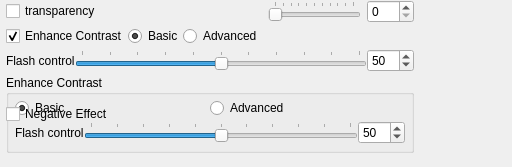
<?xml version="1.0" encoding="UTF-8"?>
<ui version="4.0">
 <class>toolbar_rendertransparencygroup</class>
 <widget class="QWidget" name="toolbar_rendertransparencygroup">
  <property name="geometry">
   <rect>
    <x>0</x>
    <y>0</y>
    <width>512</width>
    <height>167</height>
   </rect>
  </property>
  <property name="windowTitle">
   <string>Render Transparency Group</string>
  </property>
  <layout class="QGridLayout" name="gridLayout">
   <property name="leftMargin">
    <number>6</number>
   </property>
   <property name="topMargin">
    <number>0</number>
   </property>
   <property name="rightMargin">
    <number>6</number>
   </property>
   <property name="bottomMargin">
    <number>0</number>
   </property>
   <property name="verticalSpacing">
    <number>3</number>
   </property>
   <item row="3" column="0" colspan="3">
    <widget class="QGroupBox" name="groupBox_flash">
     <property name="title">
      <string>Enhance Contrast</string>
     </property>
     <layout class="QGridLayout" name="gridLayoutFlash">
      <property name="leftMargin">
       <number>6</number>
      </property>
      <property name="topMargin">
       <number>3</number>
      </property>
      <property name="rightMargin">
       <number>6</number>
      </property>
      <property name="bottomMargin">
       <number>6</number>
      </property>
      <property name="horizontalSpacing">
       <number>6</number>
      </property>
      <property name="verticalSpacing">
       <number>3</number>
      </property>
      <item row="0" column="0">
       <layout class="QHBoxLayout" name="horizontalLayoutFlashRadios">
        <item>
         <widget class="QRadioButton" name="basicEnhanceContrastRadioButton">
          <property name="text">
           <string>Basic</string>
          </property>
          <property name="checked">
           <bool>true</bool>
          </property>
         </widget>
        </item>
        <item>
         <widget class="QRadioButton" name="advEnhanceContrastRadioButton">
          <property name="text">
           <string>Advanced</string>
          </property>
         </widget>
        </item>
       </layout>
      </item>
      <item row="1" column="0">
       <layout class="QHBoxLayout" name="horizontalLayoutFlashControl">
        <item>
         <widget class="QLabel" name="label_flashControl">
          <property name="text">
           <string>Flash control</string>
          </property>
         </widget>
        </item>
        <item>
         <widget class="QSlider" name="slider_flashControl">
          <property name="minimum">
           <number>0</number>
          </property>
          <property name="maximum">
           <number>100</number>
          </property>
          <property name="value">
           <number>50</number>
          </property>
          <property name="orientation">
           <enum>Qt::Horizontal</enum>
          </property>
          <property name="tickPosition">
           <enum>QSlider::TicksAbove</enum>
          </property>
          <property name="tickInterval">
           <number>10</number>
          </property>
         </widget>
        </item>
        <item>
         <widget class="QSpinBox" name="spinBox_flashControl">
          <property name="minimum">
           <number>0</number>
          </property>
          <property name="maximum">
           <number>100</number>
          </property>
          <property name="value">
           <number>50</number>
          </property>
         </widget>
        </item>
       </layout>
      </item>
     </layout>
    </widget>
   </item>
   <item row="4" column="0">
    <spacer name="verticalSpacer">
     <property name="orientation">
      <enum>Qt::Vertical</enum>
     </property>
     <property name="sizeHint" stdset="0">
      <size>
       <width>0</width>
       <height>0</height>
      </size>
     </property>
    </spacer>
   </item>
   <item row="3" column="0">
    <widget class="QCheckBox" name="checkBox_negativeEffect">
     <property name="text">
      <string>Negative Effect</string>
     </property>
    </widget>
   </item>
   <item row="0" column="2">
    <widget class="QSpinBox" name="spinBox_transparency">
     <property name="maximum">
      <number>100</number>
     </property>
    </widget>
   </item>
   <item row="0" column="1">
    <widget class="QSlider" name="slider_transparency">
     <property name="maximum">
      <number>100</number>
     </property>
     <property name="orientation">
      <enum>Qt::Horizontal</enum>
     </property>
     <property name="tickPosition">
      <enum>QSlider::TicksAbove</enum>
     </property>
     <property name="tickInterval">
      <number>10</number>
     </property>
    </widget>
   </item>
   <item row="1" column="0">
    <layout class="QHBoxLayout" name="horizontalLayoutEnhance">
     <item>
      <widget class="QCheckBox" name="checkBox_enhanceContrast">
       <property name="text">
        <string>Enhance Contrast</string>
       </property>
       <property name="checked">
        <bool>true</bool>
       </property>
      </widget>
     </item>
     <item>
      <widget class="QRadioButton" name="basicEnhanceContrastRadioButton">
       <property name="text">
        <string>Basic</string>
       </property>
       <property name="checked">
        <bool>true</bool>
       </property>
      </widget>
     </item>
     <item>
      <widget class="QRadioButton" name="advEnhanceContrastRadioButton">
       <property name="text">
        <string>Advanced</string>
       </property>
      </widget>
     </item>
    </layout>
   </item>
   <item row="2" column="0" colspan="3">
    <layout class="QHBoxLayout" name="horizontalLayoutFlashControl">
     <item>
      <widget class="QLabel" name="label_flashControl">
       <property name="text">
        <string>Flash control</string>
       </property>
      </widget>
     </item>
     <item>
      <widget class="QSlider" name="slider_flashControl">
       <property name="minimum">
        <number>0</number>
       </property>
       <property name="maximum">
        <number>100</number>
       </property>
       <property name="value">
        <number>50</number>
       </property>
       <property name="orientation">
        <enum>Qt::Horizontal</enum>
       </property>
       <property name="tickPosition">
        <enum>QSlider::TicksAbove</enum>
       </property>
       <property name="tickInterval">
        <number>10</number>
       </property>
      </widget>
     </item>
     <item>
      <widget class="QSpinBox" name="spinBox_flashControl">
       <property name="minimum">
        <number>0</number>
       </property>
       <property name="maximum">
        <number>100</number>
       </property>
       <property name="value">
        <number>50</number>
       </property>
      </widget>
     </item>
    </layout>
   </item>
   <item row="0" column="0">
    <widget class="QCheckBox" name="checkBox_transparency">
     <property name="text">
      <string>transparency</string>
     </property>
    </widget>
   </item>
   <item row="0" column="3" rowspan="3">
    <spacer name="horizontalSpacer">
     <property name="orientation">
      <enum>Qt::Horizontal</enum>
     </property>
     <property name="sizeHint" stdset="0">
      <size>
       <width>0</width>
       <height>0</height>
      </size>
     </property>
    </spacer>
   </item>
  </layout>
 </widget>
 <tabstops>
  <tabstop>checkBox_transparency</tabstop>
  <tabstop>checkBox_enhanceContrast</tabstop>
  <tabstop>basicEnhanceContrastRadioButton</tabstop>
  <tabstop>advEnhanceContrastRadioButton</tabstop>
  <tabstop>slider_flashControl</tabstop>
  <tabstop>spinBox_flashControl</tabstop>
  <tabstop>checkBox_negativeEffect</tabstop>
  <tabstop>slider_transparency</tabstop>
  <tabstop>spinBox_transparency</tabstop>
 </tabstops>
 <resources/>
 <connections/>
</ui>
